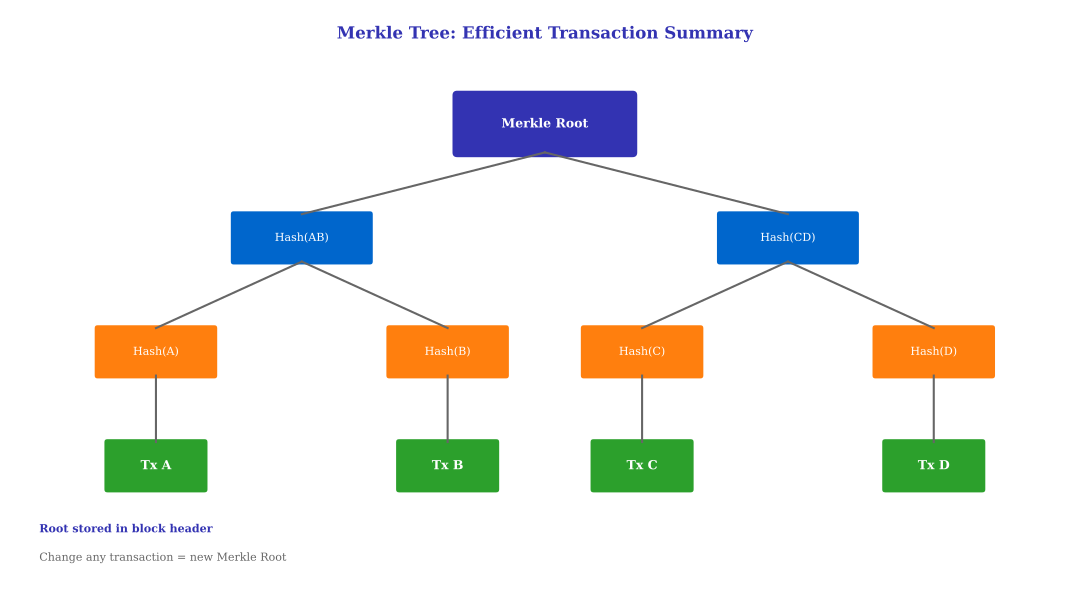

The script that saved this image:
"""Merkle Tree Structure - Binary hash tree diagram"""
from pathlib import Path
import matplotlib.pyplot as plt
import matplotlib.patches as mpatches
from matplotlib.patches import FancyBboxPatch, FancyArrowPatch
import numpy as np

plt.rcParams.update({
    'font.size': 10, 'axes.labelsize': 10, 'axes.titlesize': 11,
    'xtick.labelsize': 9, 'ytick.labelsize': 9, 'legend.fontsize': 9,
    'figure.dpi': 150, 'font.family': 'serif'
})

MLPURPLE = '#3333B2'
MLBLUE = '#0066CC'
MLORANGE = '#FF7F0E'
MLGREEN = '#2CA02C'

fig, ax = plt.subplots(figsize=(11, 6))
ax.set_xlim(0, 11)
ax.set_ylim(0, 6)
ax.axis('off')

# Title
ax.text(5.5, 5.7, 'Merkle Tree: Efficient Transaction Summary', ha='center',
        fontsize=12, fontweight='bold', color=MLPURPLE)

# Draw tree levels
# Level 0 - Root
root_x, root_y = 5.5, 4.8
root_box = FancyBboxPatch((root_x - 0.9, root_y - 0.3), 1.8, 0.6,
                           boxstyle="round,pad=0.05", facecolor=MLPURPLE, edgecolor='none')
ax.add_patch(root_box)
ax.text(root_x, root_y, 'Merkle Root', ha='center', va='center',
        fontsize=9, fontweight='bold', color='white')

# Level 1 - Hash AB, Hash CD
level1_y = 3.6
level1_positions = [(3, level1_y), (8, level1_y)]
level1_labels = ['Hash(AB)', 'Hash(CD)']

for (x, y), label in zip(level1_positions, level1_labels):
    box = FancyBboxPatch((x - 0.7, y - 0.25), 1.4, 0.5,
                          boxstyle="round,pad=0.03", facecolor=MLBLUE, edgecolor='none')
    ax.add_patch(box)
    ax.text(x, y, label, ha='center', va='center', fontsize=8, color='white')

# Level 2 - Hash A, B, C, D
level2_y = 2.4
level2_positions = [(1.5, level2_y), (4.5, level2_y), (6.5, level2_y), (9.5, level2_y)]
level2_labels = ['Hash(A)', 'Hash(B)', 'Hash(C)', 'Hash(D)']

for (x, y), label in zip(level2_positions, level2_labels):
    box = FancyBboxPatch((x - 0.6, y - 0.25), 1.2, 0.5,
                          boxstyle="round,pad=0.03", facecolor=MLORANGE, edgecolor='none')
    ax.add_patch(box)
    ax.text(x, y, label, ha='center', va='center', fontsize=8, color='white')

# Level 3 - Transactions
level3_y = 1.2
level3_positions = [(1.5, level3_y), (4.5, level3_y), (6.5, level3_y), (9.5, level3_y)]
level3_labels = ['Tx A', 'Tx B', 'Tx C', 'Tx D']

for (x, y), label in zip(level3_positions, level3_labels):
    box = FancyBboxPatch((x - 0.5, y - 0.25), 1.0, 0.5,
                          boxstyle="round,pad=0.03", facecolor=MLGREEN, edgecolor='none')
    ax.add_patch(box)
    ax.text(x, y, label, ha='center', va='center', fontsize=9, fontweight='bold', color='white')

# Draw connecting lines
# Root to Level 1
ax.plot([root_x, 3], [root_y - 0.3, level1_y + 0.25], color='#666666', lw=1.5)
ax.plot([root_x, 8], [root_y - 0.3, level1_y + 0.25], color='#666666', lw=1.5)

# Level 1 to Level 2
ax.plot([3, 1.5], [level1_y - 0.25, level2_y + 0.25], color='#666666', lw=1.5)
ax.plot([3, 4.5], [level1_y - 0.25, level2_y + 0.25], color='#666666', lw=1.5)
ax.plot([8, 6.5], [level1_y - 0.25, level2_y + 0.25], color='#666666', lw=1.5)
ax.plot([8, 9.5], [level1_y - 0.25, level2_y + 0.25], color='#666666', lw=1.5)

# Level 2 to Level 3
for x in [1.5, 4.5, 6.5, 9.5]:
    ax.plot([x, x], [level2_y - 0.25, level3_y + 0.25], color='#666666', lw=1.5)

# Legend
ax.text(0.3, 0.5, 'Root stored in block header', fontsize=8, color=MLPURPLE, fontweight='bold')
ax.text(0.3, 0.2, 'Change any transaction = new Merkle Root', fontsize=8, color='#666666')

plt.tight_layout()
plt.savefig(Path(__file__).parent / 'merkle_tree_structure.pdf',
            format='pdf', dpi=300, bbox_inches='tight')
plt.close()
